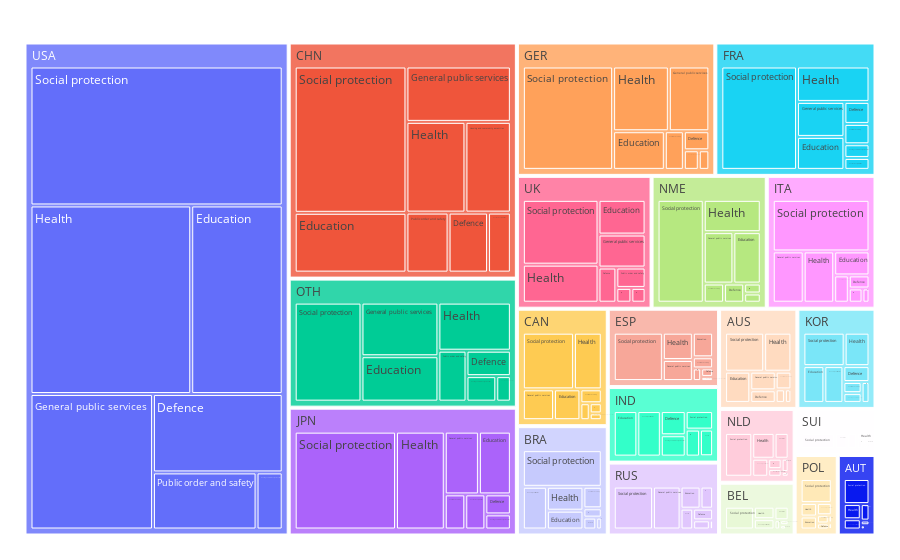

The notebook cell saved with this chart:
### Code cell
fig = px.treemap(current_world_df, path=['Country', 'Sector'], values='Expenditure(million USD)')
fig.update_layout(margin=dict(l=20, r=20, t=20, b=20))
fig.show()

### Figure 1 — Plotly figure (JSON) as saved in the notebook; plotly's stock layout.template omitted (floating-point values rounded to 4 significant figures; data arrays with more than 128 entries replaced by an {"elided": "..."} marker saying what was removed)
{"data": [{"branchvalues": "total", "domain": {"x": [0, 1], "y": [0, 1]}, "hovertemplate": "labels=%{label}<br>Expenditure(million USD)=%{value}<br>parent=%{parent}<br>id=%{id}<extra></extra>", "ids": {"elided": "189 str values"}, "labels": {"elided": "189 str values"}, "name": "", "parents": {"elided": "189 str values"}, "type": "treemap", "values": {"elided": "189 float values"}}], "layout": {"legend": {"tracegroupgap": 0}, "margin": {"b": 20, "l": 20, "r": 20, "t": 20}}}
